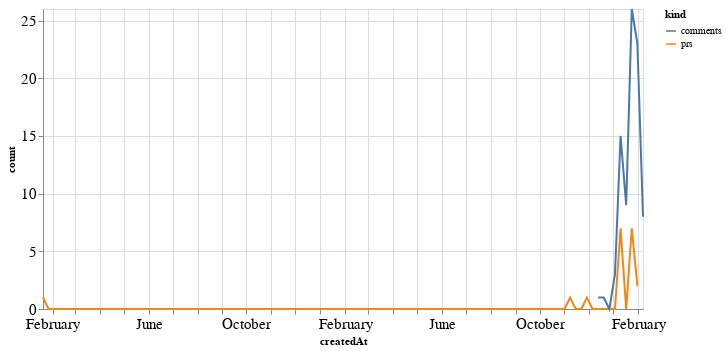

Notebook source saved alongside this figure:
### Code cell
alt.Chart(total_time, width=600).mark_line().encode(
    x='createdAt',
    y='count',
    color='kind'
)

### Figure 1 — Vega-Lite specification as saved in the notebook (floating-point values rounded to 4 significant figures; data arrays with more than 128 entries replaced by an {"elided": "..."} marker saying what was removed)
{"config": {"axisLeft": {"labelFontSize": 15}, "axisBottom": {"labelFontSize": 15}}, "data": {"name": "data-1a269ab38351f6a3fe80cd53cbfde800"}, "mark": "line", "encoding": {"color": {"type": "nominal", "field": "kind"}, "x": {"type": "temporal", "field": "createdAt"}, "y": {"type": "quantitative", "field": "count"}}, "width": 600, "$schema": "https://vega.github.io/schema/vega-lite/v4.8.1.json", "datasets": {"data-1a269ab38351f6a3fe80cd53cbfde800": {"elided": "216 records"}}}
